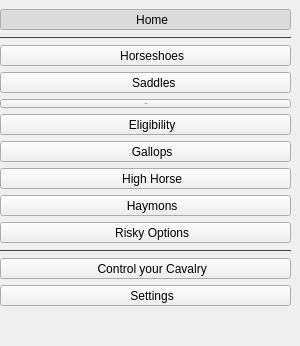
        <widget class="QWidget" name="sidebar" native="true">
         <property name="sizePolicy">
          <sizepolicy hsizetype="Fixed" vsizetype="Preferred">
           <horstretch>0</horstretch>
           <verstretch>0</verstretch>
          </sizepolicy>
         </property>
         <property name="minimumSize">
          <size>
           <width>300</width>
           <height>0</height>
          </size>
         </property>
         <property name="styleSheet">
          <string notr="true">QFrame {
	color: #414141;
}</string>
         </property>
         <layout class="QVBoxLayout" name="verticalLayout">
          <property name="leftMargin">
           <number>0</number>
          </property>
          <property name="topMargin">
           <number>9</number>
          </property>
          <property name="rightMargin">
           <number>9</number>
          </property>
          <property name="bottomMargin">
           <number>0</number>
          </property>
          <item>
           <widget class="QToolButton" name="homePageBtn">
            <property name="sizePolicy">
             <sizepolicy hsizetype="Expanding" vsizetype="Fixed">
              <horstretch>0</horstretch>
              <verstretch>0</verstretch>
             </sizepolicy>
            </property>
            <property name="text">
             <string>    Home</string>
            </property>
            <property name="icon">
             <iconset resource="resources.qrc">
              <normaloff>:/icon/house.svg</normaloff>:/icon/house.svg</iconset>
            </property>
            <property name="checkable">
             <bool>true</bool>
            </property>
            <property name="checked">
             <bool>true</bool>
            </property>
            <property name="autoExclusive">
             <bool>true</bool>
            </property>
            <property name="toolButtonStyle">
             <enum>Qt::ToolButtonTextBesideIcon</enum>
            </property>
            <property name="cls" stdset="0">
             <string>sidebarBtn</string>
            </property>
           </widget>
          </item>
          <item>
           <widget class="Line" name="sidebarDiv1">
            <property name="styleSheet">
             <string notr="true">QFrame {
	color: #414141;
}</string>
            </property>
            <property name="frameShadow">
             <enum>QFrame::Plain</enum>
            </property>
            <property name="orientation">
             <enum>Qt::Horizontal</enum>
            </property>
           </widget>
          </item>
          <item>
           <widget class="QToolButton" name="posterboardPageBtn">
            <property name="enabled">
             <bool>true</bool>
            </property>
            <property name="sizePolicy">
             <sizepolicy hsizetype="Expanding" vsizetype="Fixed">
              <horstretch>0</horstretch>
              <verstretch>0</verstretch>
             </sizepolicy>
            </property>
            <property name="text">
             <string>    Horseshoes</string>
            </property>
            <property name="icon">
             <iconset resource="resources.qrc">
              <normaloff>:/icon/wallpaper.svg</normaloff>:/icon/wallpaper.svg</iconset>
            </property>
            <property name="checkable">
             <bool>true</bool>
            </property>
            <property name="autoExclusive">
             <bool>true</bool>
            </property>
            <property name="toolButtonStyle">
             <enum>Qt::ToolButtonTextBesideIcon</enum>
            </property>
            <property name="cls" stdset="0">
             <string>sidebarBtn</string>
            </property>
           </widget>
          </item>
          <item>
           <widget class="QToolButton" name="gestaltPageBtn">
            <property name="sizePolicy">
             <sizepolicy hsizetype="Expanding" vsizetype="Fixed">
              <horstretch>0</horstretch>
              <verstretch>0</verstretch>
             </sizepolicy>
            </property>
            <property name="text">
             <string>     Saddles</string>
            </property>
            <property name="icon">
             <iconset resource="resources.qrc">
              <normaloff>:/icon/iphone-island.svg</normaloff>:/icon/iphone-island.svg</iconset>
            </property>
            <property name="iconSize">
             <size>
              <width>24</width>
              <height>28</height>
             </size>
            </property>
            <property name="checkable">
             <bool>true</bool>
            </property>
            <property name="autoExclusive">
             <bool>true</bool>
            </property>
            <property name="toolButtonStyle">
             <enum>Qt::ToolButtonTextBesideIcon</enum>
            </property>
            <property name="arrowType">
             <enum>Qt::NoArrow</enum>
            </property>
            <property name="cls" stdset="0">
             <string>sidebarBtn</string>
            </property>
           </widget>
          </item>
          <item>
           <widget class="QToolButton" name="featureFlagsPageBtn">
            <property name="sizePolicy">
             <sizepolicy hsizetype="Expanding" vsizetype="Fixed">
              <horstretch>0</horstretch>
              <verstretch>0</verstretch>
             </sizepolicy>
            </property>
            <property name="font">
             <font>
              <family>.AppleSystemUIFont</family>
              <pointsize>-1</pointsize>
             </font>
            </property>
            <property name="text">
             <string>    Duels</string>
            </property>
            <property name="icon">
             <iconset resource="resources.qrc">
              <normaloff>:/icon/flag.svg</normaloff>:/icon/flag.svg</iconset>
            </property>
            <property name="checkable">
             <bool>true</bool>
            </property>
            <property name="autoExclusive">
             <bool>true</bool>
            </property>
            <property name="toolButtonStyle">
             <enum>Qt::ToolButtonTextBesideIcon</enum>
            </property>
            <property name="cls" stdset="0">
             <string>sidebarBtn</string>
            </property>
           </widget>
          </item>
          <item>
           <widget class="QToolButton" name="euEnablerPageBtn">
            <property name="sizePolicy">
             <sizepolicy hsizetype="Expanding" vsizetype="Fixed">
              <horstretch>0</horstretch>
              <verstretch>0</verstretch>
             </sizepolicy>
            </property>
            <property name="text">
             <string>    Eligibility</string>
            </property>
            <property name="icon">
             <iconset resource="resources.qrc">
              <normaloff>:/icon/geo-alt.svg</normaloff>:/icon/geo-alt.svg</iconset>
            </property>
            <property name="checkable">
             <bool>true</bool>
            </property>
            <property name="autoExclusive">
             <bool>true</bool>
            </property>
            <property name="toolButtonStyle">
             <enum>Qt::ToolButtonTextBesideIcon</enum>
            </property>
            <property name="cls" stdset="0">
             <string>sidebarBtn</string>
            </property>
           </widget>
          </item>
          <item>
           <widget class="QToolButton" name="springboardOptionsPageBtn">
            <property name="sizePolicy">
             <sizepolicy hsizetype="Expanding" vsizetype="Fixed">
              <horstretch>0</horstretch>
              <verstretch>0</verstretch>
             </sizepolicy>
            </property>
            <property name="text">
             <string>    Gallops</string>
            </property>
            <property name="icon">
             <iconset resource="resources.qrc">
              <normaloff>:/icon/app-indicator.svg</normaloff>:/icon/app-indicator.svg</iconset>
            </property>
            <property name="checkable">
             <bool>true</bool>
            </property>
            <property name="autoExclusive">
             <bool>true</bool>
            </property>
            <property name="toolButtonStyle">
             <enum>Qt::ToolButtonTextBesideIcon</enum>
            </property>
            <property name="cls" stdset="0">
             <string>sidebarBtn</string>
            </property>
           </widget>
          </item>
          <item>
           <widget class="QToolButton" name="internalOptionsPageBtn">
            <property name="sizePolicy">
             <sizepolicy hsizetype="Expanding" vsizetype="Fixed">
              <horstretch>0</horstretch>
              <verstretch>0</verstretch>
             </sizepolicy>
            </property>
            <property name="text">
             <string>    High Horse</string>
            </property>
            <property name="icon">
             <iconset resource="resources.qrc">
              <normaloff>:/icon/hdd.svg</normaloff>:/icon/hdd.svg</iconset>
            </property>
            <property name="checkable">
             <bool>true</bool>
            </property>
            <property name="autoExclusive">
             <bool>true</bool>
            </property>
            <property name="toolButtonStyle">
             <enum>Qt::ToolButtonTextBesideIcon</enum>
            </property>
            <property name="cls" stdset="0">
             <string>sidebarBtn</string>
            </property>
           </widget>
          </item>
          <item>
           <widget class="QToolButton" name="daemonsPageBtn">
            <property name="enabled">
             <bool>true</bool>
            </property>
            <property name="sizePolicy">
             <sizepolicy hsizetype="Expanding" vsizetype="Fixed">
              <horstretch>0</horstretch>
              <verstretch>0</verstretch>
             </sizepolicy>
            </property>
            <property name="text">
             <string>    Haymons</string>
            </property>
            <property name="icon">
             <iconset resource="resources.qrc">
              <normaloff>:/icon/toggles.svg</normaloff>:/icon/toggles.svg</iconset>
            </property>
            <property name="checkable">
             <bool>true</bool>
            </property>
            <property name="autoExclusive">
             <bool>true</bool>
            </property>
            <property name="toolButtonStyle">
             <enum>Qt::ToolButtonTextBesideIcon</enum>
            </property>
            <property name="cls" stdset="0">
             <string>sidebarBtn</string>
            </property>
           </widget>
          </item>
          <item>
           <widget class="QToolButton" name="advancedPageBtn">
            <property name="sizePolicy">
             <sizepolicy hsizetype="Expanding" vsizetype="Fixed">
              <horstretch>0</horstretch>
              <verstretch>0</verstretch>
             </sizepolicy>
            </property>
            <property name="text">
             <string>    Risky Options</string>
            </property>
            <property name="icon">
             <iconset resource="resources.qrc">
              <normaloff>:/icon/star.svg</normaloff>:/icon/star.svg</iconset>
            </property>
            <property name="checkable">
             <bool>true</bool>
            </property>
            <property name="autoExclusive">
             <bool>true</bool>
            </property>
            <property name="toolButtonStyle">
             <enum>Qt::ToolButtonTextBesideIcon</enum>
            </property>
            <property name="cls" stdset="0">
             <string>sidebarBtn</string>
            </property>
           </widget>
          </item>
          <item>
           <widget class="Line" name="sidebarDiv2">
            <property name="styleSheet">
             <string notr="true">QFrame {
	color: #414141;
}</string>
            </property>
            <property name="frameShadow">
             <enum>QFrame::Plain</enum>
            </property>
            <property name="orientation">
             <enum>Qt::Horizontal</enum>
            </property>
           </widget>
          </item>
          <item>
           <widget class="QToolButton" name="applyPageBtn">
            <property name="sizePolicy">
             <sizepolicy hsizetype="Expanding" vsizetype="Fixed">
              <horstretch>0</horstretch>
              <verstretch>0</verstretch>
             </sizepolicy>
            </property>
            <property name="text">
             <string>    Control your Cavalry</string>
            </property>
            <property name="icon">
             <iconset resource="resources.qrc">
              <normaloff>:/icon/check-circle.svg</normaloff>:/icon/check-circle.svg</iconset>
            </property>
            <property name="checkable">
             <bool>true</bool>
            </property>
            <property name="autoExclusive">
             <bool>true</bool>
            </property>
            <property name="toolButtonStyle">
             <enum>Qt::ToolButtonTextBesideIcon</enum>
            </property>
            <property name="cls" stdset="0">
             <string>sidebarBtn</string>
            </property>
           </widget>
          </item>
          <item>
           <widget class="QToolButton" name="settingsPageBtn">
            <property name="sizePolicy">
             <sizepolicy hsizetype="Expanding" vsizetype="Fixed">
              <horstretch>0</horstretch>
              <verstretch>0</verstretch>
             </sizepolicy>
            </property>
            <property name="text">
             <string>    Settings</string>
            </property>
            <property name="icon">
             <iconset resource="resources.qrc">
              <normaloff>:/icon/gear.svg</normaloff>:/icon/gear.svg</iconset>
            </property>
            <property name="checkable">
             <bool>true</bool>
            </property>
            <property name="autoExclusive">
             <bool>true</bool>
            </property>
            <property name="toolButtonStyle">
             <enum>Qt::ToolButtonTextBesideIcon</enum>
            </property>
            <property name="cls" stdset="0">
             <string>sidebarBtn</string>
            </property>
           </widget>
          </item>
          <item>
           <spacer name="verticalSpacer">
            <property name="orientation">
             <enum>Qt::Vertical</enum>
            </property>
            <property name="sizeHint" stdset="0">
             <size>
              <width>20</width>
              <height>40</height>
             </size>
            </property>
           </spacer>
          </item>
         </layout>
        </widget>
